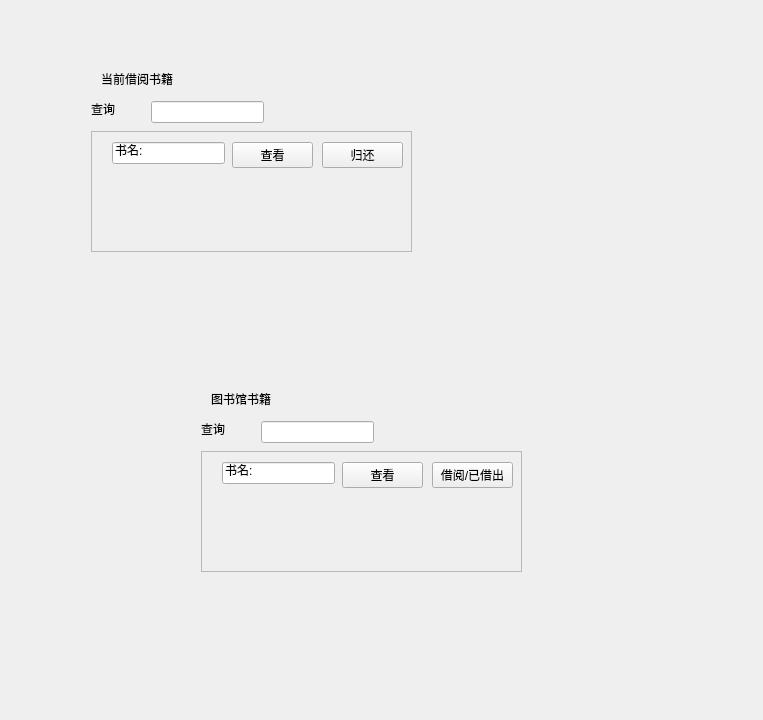
<?xml version="1.0" encoding="UTF-8"?>
<ui version="4.0">
 <class>Form</class>
 <widget class="QWidget" name="Form">
  <property name="geometry">
   <rect>
    <x>0</x>
    <y>0</y>
    <width>763</width>
    <height>720</height>
   </rect>
  </property>
  <property name="windowTitle">
   <string>图书借阅子界面</string>
  </property>
  <layout class="QGridLayout" name="gridLayout">
   <item row="0" column="0">
    <widget class="QWidget" name="widget" native="true">
     <widget class="QScrollArea" name="scrollArea">
      <property name="geometry">
       <rect>
        <x>80</x>
        <y>120</y>
        <width>321</width>
        <height>121</height>
       </rect>
      </property>
      <property name="widgetResizable">
       <bool>true</bool>
      </property>
      <widget class="QWidget" name="scrollAreaWidgetContents">
       <property name="geometry">
        <rect>
         <x>0</x>
         <y>0</y>
         <width>317</width>
         <height>117</height>
        </rect>
       </property>
       <widget class="QLineEdit" name="lineEdit">
        <property name="geometry">
         <rect>
          <x>20</x>
          <y>10</y>
          <width>113</width>
          <height>22</height>
         </rect>
        </property>
        <property name="text">
         <string>书名: </string>
        </property>
       </widget>
       <widget class="QPushButton" name="pushButton">
        <property name="geometry">
         <rect>
          <x>230</x>
          <y>10</y>
          <width>81</width>
          <height>26</height>
         </rect>
        </property>
        <property name="text">
         <string>归还</string>
        </property>
       </widget>
       <widget class="QPushButton" name="pushButton_2">
        <property name="geometry">
         <rect>
          <x>140</x>
          <y>10</y>
          <width>81</width>
          <height>26</height>
         </rect>
        </property>
        <property name="text">
         <string>查看</string>
        </property>
       </widget>
      </widget>
     </widget>
     <widget class="QLabel" name="label">
      <property name="geometry">
       <rect>
        <x>90</x>
        <y>60</y>
        <width>161</width>
        <height>16</height>
       </rect>
      </property>
      <property name="text">
       <string>当前借阅书籍</string>
      </property>
     </widget>
     <widget class="QLabel" name="label_2">
      <property name="geometry">
       <rect>
        <x>80</x>
        <y>90</y>
        <width>60</width>
        <height>16</height>
       </rect>
      </property>
      <property name="text">
       <string>查询</string>
      </property>
     </widget>
     <widget class="QLineEdit" name="lineEdit_2">
      <property name="geometry">
       <rect>
        <x>140</x>
        <y>90</y>
        <width>113</width>
        <height>22</height>
       </rect>
      </property>
     </widget>
     <widget class="QScrollArea" name="scrollArea_2">
      <property name="geometry">
       <rect>
        <x>190</x>
        <y>440</y>
        <width>321</width>
        <height>121</height>
       </rect>
      </property>
      <property name="widgetResizable">
       <bool>true</bool>
      </property>
      <widget class="QWidget" name="scrollAreaWidgetContents_2">
       <property name="geometry">
        <rect>
         <x>0</x>
         <y>0</y>
         <width>317</width>
         <height>117</height>
        </rect>
       </property>
       <widget class="QLineEdit" name="lineEdit_3">
        <property name="geometry">
         <rect>
          <x>20</x>
          <y>10</y>
          <width>113</width>
          <height>22</height>
         </rect>
        </property>
        <property name="text">
         <string>书名: </string>
        </property>
       </widget>
       <widget class="QPushButton" name="pushButton_3">
        <property name="geometry">
         <rect>
          <x>230</x>
          <y>10</y>
          <width>81</width>
          <height>26</height>
         </rect>
        </property>
        <property name="text">
         <string>借阅/已借出</string>
        </property>
       </widget>
       <widget class="QPushButton" name="pushButton_4">
        <property name="geometry">
         <rect>
          <x>140</x>
          <y>10</y>
          <width>81</width>
          <height>26</height>
         </rect>
        </property>
        <property name="text">
         <string>查看</string>
        </property>
       </widget>
      </widget>
     </widget>
     <widget class="QLabel" name="label_3">
      <property name="geometry">
       <rect>
        <x>190</x>
        <y>410</y>
        <width>60</width>
        <height>16</height>
       </rect>
      </property>
      <property name="text">
       <string>查询</string>
      </property>
     </widget>
     <widget class="QLabel" name="label_4">
      <property name="geometry">
       <rect>
        <x>200</x>
        <y>380</y>
        <width>161</width>
        <height>16</height>
       </rect>
      </property>
      <property name="text">
       <string>图书馆书籍</string>
      </property>
     </widget>
     <widget class="QLineEdit" name="lineEdit_4">
      <property name="geometry">
       <rect>
        <x>250</x>
        <y>410</y>
        <width>113</width>
        <height>22</height>
       </rect>
      </property>
      <property name="text">
       <string/>
      </property>
     </widget>
    </widget>
   </item>
  </layout>
 </widget>
 <resources/>
 <connections/>
</ui>
